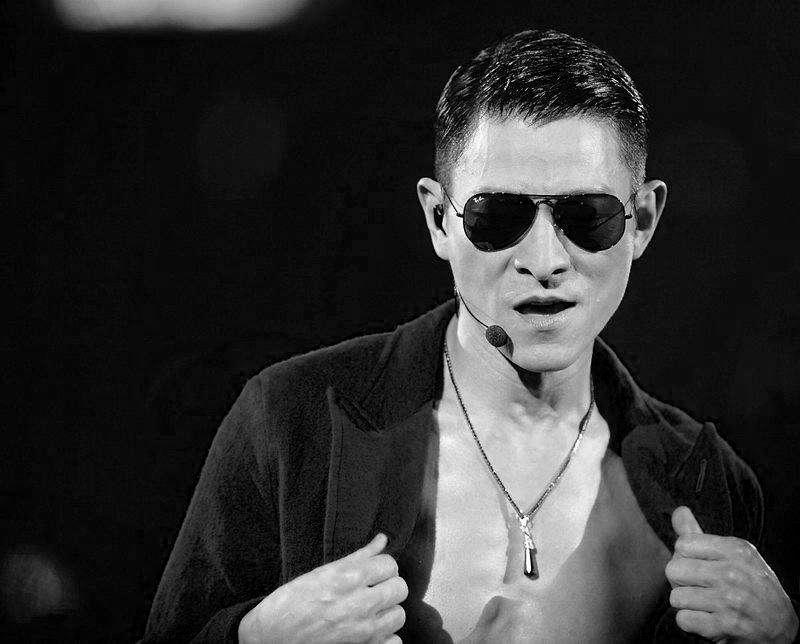
%> input picture lab1/刘德华_演唱会.jpg, 800 x 644 px
$ octave lab1_a2.m   (GNU Octave 9; MATLAB toolbox functions it lacks are replaced by stand-ins)
%> lines starting %> are read from the running program, lines starting %| are printed output that depends on the picture
%1、读取实验数据包里面“02-刘德华.jpg”，完成对该图像的二值化（0、255）处理，
%要求二值化后0和255值像素点数目约各占一半。输出二值化门限值，并显示二值化图像

imag=imread('刘德华_演唱会.jpg');
%> imag is the input picture: size 644x800 uint8; min 0, max 255, mean 50.6

imag2=imag(:);%向量化以便求中值
mid=median(imag2);%中值，即灰度门限
%> mid = 14
imag(imag<mid)=0;%按门限划分二值
imag(imag>mid)=255;
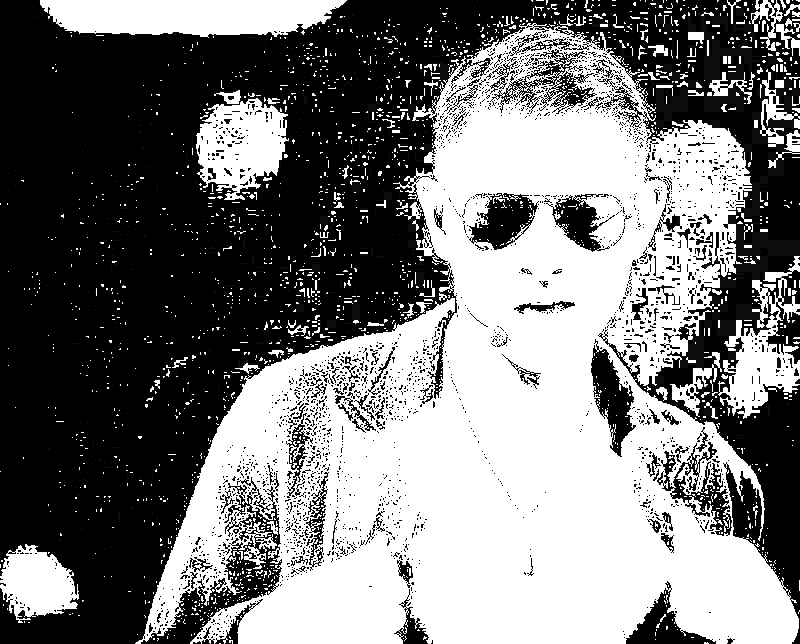
%> imag: size 644x800 uint8; min 0, max 255, mean 122.4
imshow(imag);
title('二值图');
length(find(imag==0))
%> ans = 246245
length(find(imag==255))
%> ans = 245992

$ run again, with lab1/刘德华_自拍照.jpg copied over lab1/刘德华_演唱会.jpg
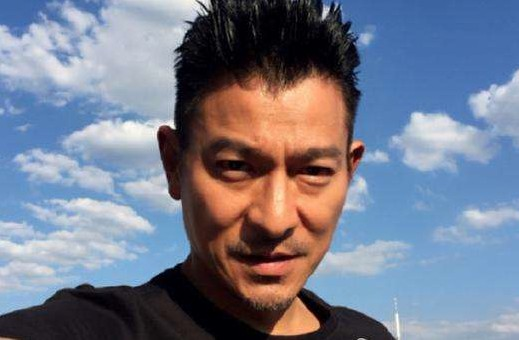
%> input picture lab1/刘德华_自拍照.jpg, 519 x 340 px
%> imag is the input picture: size 340x519x3 uint8; mean R, G, B 118.1, 123.6, 141
%> mid = 143
%> `imag(imag<mid)=0;`:
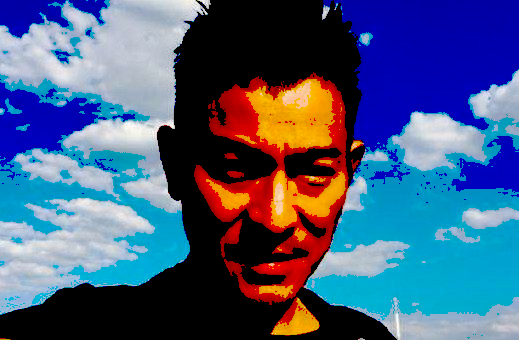
%> imag: size 340x519x3 uint8; mean R, G, B 70.3, 89.7, 123.7
%> `imag(imag>mid)=255;`:
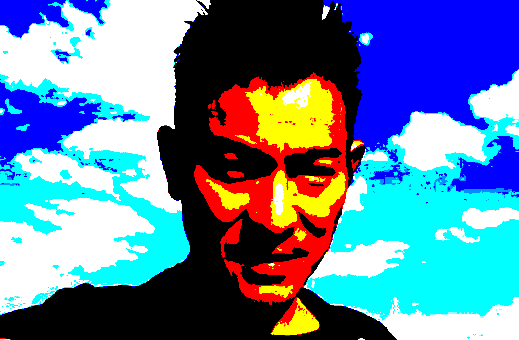
%> imag: size 340x519x3 uint8; mean R, G, B 94.9, 128.9, 159.6
%> `length(find(imag==0))`: ans = 263196
%> `length(find(imag==255))`: ans = 264210

$ run again, with lab1/刘德华_证件照.jpg copied over lab1/刘德华_演唱会.jpg
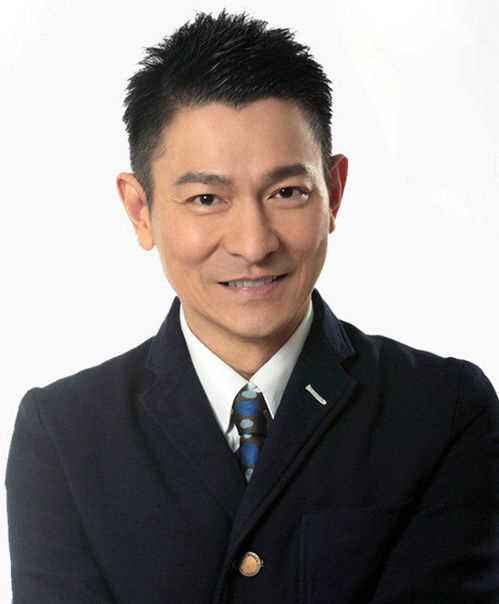
%> input picture lab1/刘德华_证件照.jpg, 499 x 604 px
%> imag is the input picture: size 604x499x3 uint8; mean R, G, B 142, 136, 134.7
%> mid = 130
%> `imag(imag<mid)=0;`:
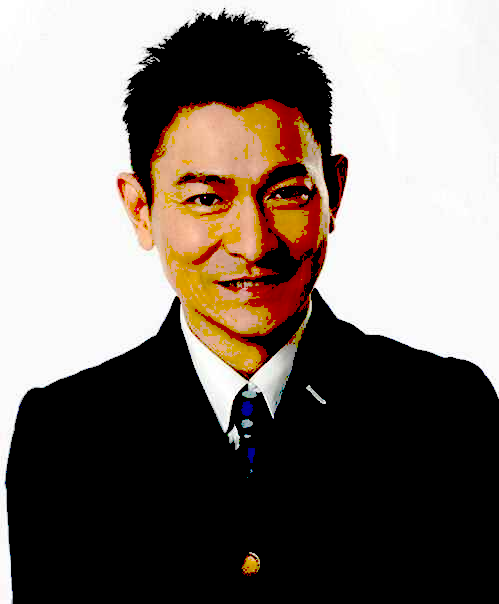
%> imag: size 604x499x3 uint8; mean R, G, B 126.6, 117.3, 110.3
%> `imag(imag>mid)=255;`:
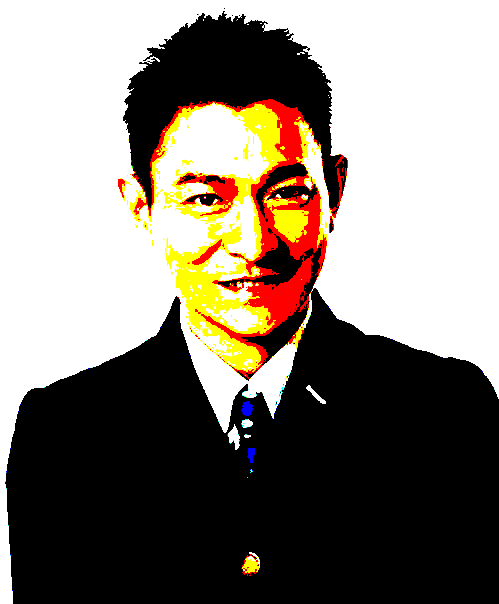
%> imag: size 604x499x3 uint8; mean R, G, B 136, 128.1, 118.6
%> `length(find(imag==0))`: ans = 451221
%> `length(find(imag==255))`: ans = 451598
